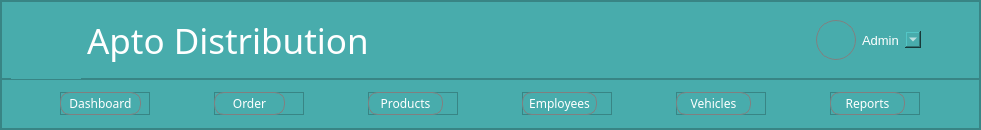
        <widget class="QFrame" name="DashMainTop">
         <property name="minimumSize">
          <size>
           <width>0</width>
           <height>130</height>
          </size>
         </property>
         <property name="maximumSize">
          <size>
           <width>16777215</width>
           <height>130</height>
          </size>
         </property>
         <property name="styleSheet">
          <string notr="true">background-color: #48ACAC;</string>
         </property>
         <property name="frameShape">
          <enum>QFrame::StyledPanel</enum>
         </property>
         <property name="frameShadow">
          <enum>QFrame::Raised</enum>
         </property>
         <layout class="QVBoxLayout" name="verticalLayout_2">
          <property name="spacing">
           <number>0</number>
          </property>
          <property name="leftMargin">
           <number>0</number>
          </property>
          <property name="topMargin">
           <number>0</number>
          </property>
          <property name="rightMargin">
           <number>0</number>
          </property>
          <property name="bottomMargin">
           <number>0</number>
          </property>
          <item>
           <widget class="QFrame" name="frame_3">
            <property name="minimumSize">
             <size>
              <width>0</width>
              <height>60</height>
             </size>
            </property>
            <property name="frameShape">
             <enum>QFrame::StyledPanel</enum>
            </property>
            <property name="frameShadow">
             <enum>QFrame::Raised</enum>
            </property>
            <layout class="QHBoxLayout" name="horizontalLayout_2">
             <item>
              <widget class="QLabel" name="label_23">
               <property name="minimumSize">
                <size>
                 <width>70</width>
                 <height>65</height>
                </size>
               </property>
               <property name="maximumSize">
                <size>
                 <width>50</width>
                 <height>50</height>
                </size>
               </property>
               <property name="styleSheet">
                <string notr="true"/>
               </property>
               <property name="text">
                <string/>
               </property>
               <property name="pixmap">
                <pixmap>:/Icons/Icons/logoApto-removebg-preview.png</pixmap>
               </property>
              </widget>
             </item>
             <item>
              <widget class="QLabel" name="label_2">
               <property name="font">
                <font>
                 <family>Century Gothic</family>
                 <pointsize>26</pointsize>
                 <weight>50</weight>
                 <bold>false</bold>
                </font>
               </property>
               <property name="styleSheet">
                <string notr="true">color: rgb(255, 255, 255);</string>
               </property>
               <property name="text">
                <string>Apto Distribution</string>
               </property>
              </widget>
             </item>
             <item>
              <spacer name="horizontalSpacer">
               <property name="orientation">
                <enum>Qt::Horizontal</enum>
               </property>
               <property name="sizeHint" stdset="0">
                <size>
                 <width>441</width>
                 <height>20</height>
                </size>
               </property>
              </spacer>
             </item>
             <item>
              <widget class="QLabel" name="label_24">
               <property name="minimumSize">
                <size>
                 <width>40</width>
                 <height>40</height>
                </size>
               </property>
               <property name="maximumSize">
                <size>
                 <width>50</width>
                 <height>40</height>
                </size>
               </property>
               <property name="styleSheet">
                <string notr="true">border:1px solid grey;
border-radius:20px</string>
               </property>
               <property name="text">
                <string/>
               </property>
              </widget>
             </item>
             <item>
              <widget class="QLabel" name="label">
               <property name="font">
                <font>
                 <pointsize>10</pointsize>
                </font>
               </property>
               <property name="styleSheet">
                <string notr="true">color: rgb(255, 255, 255);</string>
               </property>
               <property name="text">
                <string>Admin</string>
               </property>
              </widget>
             </item>
             <item>
              <widget class="QComboBox" name="cmbxAdminAccount">
               <property name="maximumSize">
                <size>
                 <width>65</width>
                 <height>16777215</height>
                </size>
               </property>
               <property name="font">
                <font>
                 <pointsize>10</pointsize>
                </font>
               </property>
               <property name="cursor">
                <cursorShape>PointingHandCursor</cursorShape>
               </property>
               <property name="layoutDirection">
                <enum>Qt::RightToLeft</enum>
               </property>
               <property name="styleSheet">
                <string notr="true">color: rgb(255, 255, 255);
border:0px</string>
               </property>
               <property name="sizeAdjustPolicy">
                <enum>QComboBox::AdjustToContents</enum>
               </property>
               <item>
                <property name="text">
                 <string/>
                </property>
               </item>
               <item>
                <property name="text">
                 <string>Account</string>
                </property>
               </item>
               <item>
                <property name="text">
                 <string>Log Out</string>
                </property>
               </item>
              </widget>
             </item>
            </layout>
           </widget>
          </item>
          <item>
           <widget class="QFrame" name="ButtonFrame">
            <property name="minimumSize">
             <size>
              <width>0</width>
              <height>50</height>
             </size>
            </property>
            <property name="maximumSize">
             <size>
              <width>16777215</width>
              <height>16777215</height>
             </size>
            </property>
            <property name="sizeIncrement">
             <size>
              <width>0</width>
              <height>0</height>
             </size>
            </property>
            <property name="frameShape">
             <enum>QFrame::StyledPanel</enum>
            </property>
            <property name="frameShadow">
             <enum>QFrame::Raised</enum>
            </property>
            <layout class="QHBoxLayout" name="horizontalLayout_3">
             <property name="leftMargin">
              <number>0</number>
             </property>
             <property name="rightMargin">
              <number>0</number>
             </property>
             <item>
              <widget class="QFrame" name="Dashboard">
               <property name="maximumSize">
                <size>
                 <width>90</width>
                 <height>23</height>
                </size>
               </property>
               <property name="frameShape">
                <enum>QFrame::StyledPanel</enum>
               </property>
               <property name="frameShadow">
                <enum>QFrame::Raised</enum>
               </property>
               <widget class="QPushButton" name="btnAdminDashboard">
                <property name="geometry">
                 <rect>
                  <x>0</x>
                  <y>0</y>
                  <width>81</width>
                  <height>23</height>
                 </rect>
                </property>
                <property name="font">
                 <font>
                  <family>Century Gothic</family>
                 </font>
                </property>
                <property name="styleSheet">
                 <string notr="true">#btnAdminDashboard{
	color: rgb(255, 255, 255);
	border: 1px solid grey;
	border-radius:10px;
}
#btnAdminDashboard:hover{
	background-color: #2F958D;
}</string>
                </property>
                <property name="text">
                 <string>Dashboard</string>
                </property>
               </widget>
              </widget>
             </item>
             <item>
              <widget class="QFrame" name="order">
               <property name="maximumSize">
                <size>
                 <width>90</width>
                 <height>23</height>
                </size>
               </property>
               <property name="frameShape">
                <enum>QFrame::StyledPanel</enum>
               </property>
               <property name="frameShadow">
                <enum>QFrame::Raised</enum>
               </property>
               <widget class="QPushButton" name="btnAdminOrder">
                <property name="geometry">
                 <rect>
                  <x>0</x>
                  <y>0</y>
                  <width>71</width>
                  <height>23</height>
                 </rect>
                </property>
                <property name="font">
                 <font>
                  <family>Century Gothic</family>
                 </font>
                </property>
                <property name="styleSheet">
                 <string notr="true">#btnAdminOrder{
	color: rgb(255, 255, 255);
	border: 1px solid grey;
	border-radius:10px;
}
#btnAdminOrder:hover{
	background-color: #2F958D;
}</string>
                </property>
                <property name="text">
                 <string>Order</string>
                </property>
               </widget>
              </widget>
             </item>
             <item>
              <widget class="QFrame" name="products">
               <property name="maximumSize">
                <size>
                 <width>90</width>
                 <height>23</height>
                </size>
               </property>
               <property name="frameShape">
                <enum>QFrame::StyledPanel</enum>
               </property>
               <property name="frameShadow">
                <enum>QFrame::Raised</enum>
               </property>
               <widget class="QPushButton" name="btnAdminProduct">
                <property name="geometry">
                 <rect>
                  <x>0</x>
                  <y>0</y>
                  <width>75</width>
                  <height>23</height>
                 </rect>
                </property>
                <property name="font">
                 <font>
                  <family>Century Gothic</family>
                 </font>
                </property>
                <property name="styleSheet">
                 <string notr="true">#btnAdminProduct{
	color: rgb(255, 255, 255);
	border: 1px solid grey;
	border-radius:10px;
}
#btnAdminProduct:hover{
	background-color: #2F958D;
}</string>
                </property>
                <property name="text">
                 <string>Products</string>
                </property>
               </widget>
              </widget>
             </item>
             <item>
              <widget class="QFrame" name="employees">
               <property name="maximumSize">
                <size>
                 <width>90</width>
                 <height>23</height>
                </size>
               </property>
               <property name="frameShape">
                <enum>QFrame::StyledPanel</enum>
               </property>
               <property name="frameShadow">
                <enum>QFrame::Raised</enum>
               </property>
               <widget class="QPushButton" name="btnAdminEmployee">
                <property name="geometry">
                 <rect>
                  <x>0</x>
                  <y>0</y>
                  <width>75</width>
                  <height>23</height>
                 </rect>
                </property>
                <property name="font">
                 <font>
                  <family>Century Gothic</family>
                 </font>
                </property>
                <property name="styleSheet">
                 <string notr="true">#btnAdminEmployee{
	color: rgb(255, 255, 255);
	border: 1px solid grey;
	border-radius:10px;
}
#btnAdminEmployee:hover{
	background-color: #2F958D;
}</string>
                </property>
                <property name="text">
                 <string>Employees</string>
                </property>
               </widget>
              </widget>
             </item>
             <item>
              <widget class="QFrame" name="AdminVeh">
               <property name="maximumSize">
                <size>
                 <width>90</width>
                 <height>23</height>
                </size>
               </property>
               <property name="frameShape">
                <enum>QFrame::StyledPanel</enum>
               </property>
               <property name="frameShadow">
                <enum>QFrame::Raised</enum>
               </property>
               <widget class="QPushButton" name="btnAdminVehicle">
                <property name="geometry">
                 <rect>
                  <x>0</x>
                  <y>0</y>
                  <width>75</width>
                  <height>23</height>
                 </rect>
                </property>
                <property name="font">
                 <font>
                  <family>Century Gothic</family>
                 </font>
                </property>
                <property name="styleSheet">
                 <string notr="true">#btnAdminVehicle{
	color: rgb(255, 255, 255);
	border: 1px solid grey;
	border-radius:10px;
}
#btnAdminVehicle:hover{
	background-color: #2F958D;
}</string>
                </property>
                <property name="text">
                 <string>Vehicles</string>
                </property>
               </widget>
              </widget>
             </item>
             <item>
              <widget class="QFrame" name="reports">
               <property name="maximumSize">
                <size>
                 <width>90</width>
                 <height>23</height>
                </size>
               </property>
               <property name="frameShape">
                <enum>QFrame::StyledPanel</enum>
               </property>
               <property name="frameShadow">
                <enum>QFrame::Raised</enum>
               </property>
               <widget class="QPushButton" name="btnAdminReport">
                <property name="geometry">
                 <rect>
                  <x>0</x>
                  <y>0</y>
                  <width>75</width>
                  <height>23</height>
                 </rect>
                </property>
                <property name="font">
                 <font>
                  <family>Century Gothic</family>
                 </font>
                </property>
                <property name="styleSheet">
                 <string notr="true">#btnAdminReport{
	color: rgb(255, 255, 255);
	border: 1px solid grey;
	border-radius:10px;
}
#btnAdminReport:hover{
	background-color: #2F958D;
}</string>
                </property>
                <property name="text">
                 <string>Reports</string>
                </property>
               </widget>
              </widget>
             </item>
            </layout>
           </widget>
          </item>
         </layout>
        </widget>
